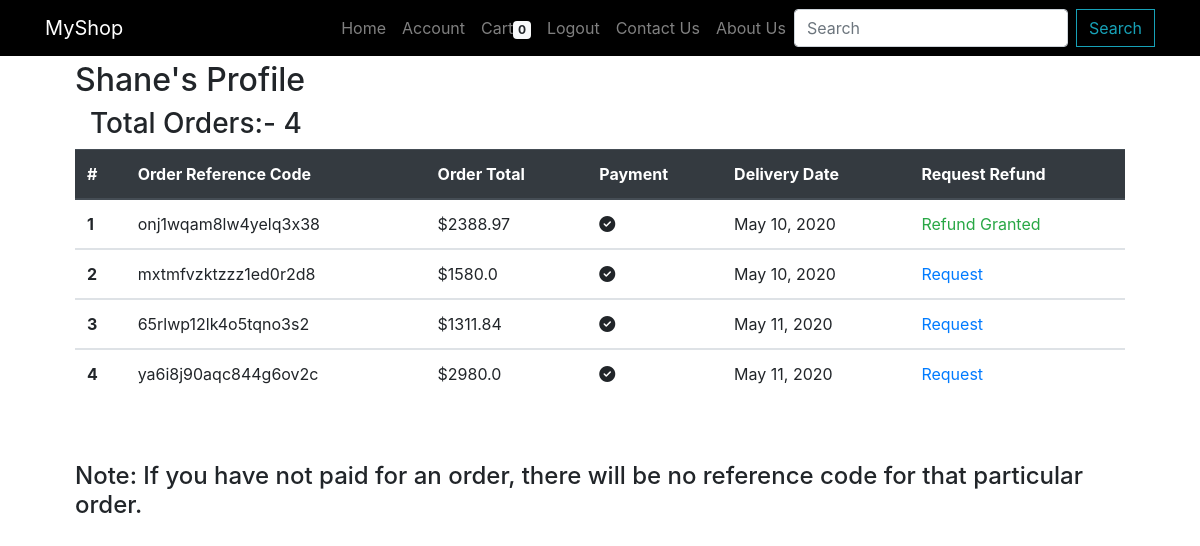
Page /account/ (signed in) on the committed database.
### orders2/models.py (models this page shows, shortened)
class Order(models.Model):
    user = models.ForeignKey(settings.AUTH_USER_MODEL, on_delete=models.CASCADE)
    ref_code = models.CharField(max_length=20)
    ordered = models.BooleanField(default=False)
    items = models.ManyToManyField(OrderItem)
    start_date = models.DateTimeField(auto_now_add= True)
    ordered_date = models.DateTimeField()
    shipping_address = models.ForeignKey('Address', related_name='shipping_address', on_delete=models.SET_NULL, blank=True, null=True)
    billing_address = models.ForeignKey('Address', related_name='billing_address', on_delete=models.SET_NULL, blank=True, null=True)
    payment = models.ForeignKey('Payment', on_delete=models.SET_NULL, blank=True, null=True)
    coupon = models.ForeignKey('Coupon', on_delete=models.SET_NULL, blank=True, null=True)
    being_delivered = models.BooleanField(default=False)
    received = models.BooleanField(default=False)
    refund_requested = models.BooleanField(default=False)
    refund_granted = models.BooleanField(default=False)
    def get_total(self):
        total = 0
        for order_item in self.items.all():
            total += order_item.get_final_price()
        if self.coupon:
            total -= self.coupon.amount
        return total
    def get_delivery_date(self):
        return self.ordered_date.date() + datetime.timedelta(weeks=+1)

class OrderItem(models.Model):
    user = models.ForeignKey(settings.AUTH_USER_MODEL, on_delete=models.CASCADE)
    item  = models.ForeignKey(Item, on_delete=models.CASCADE)
    item_variations = models.ManyToManyField(ItemVariation)
    quantity = models.IntegerField(default=1)
    ordered = models.BooleanField(default=False)
    def get_total_item_price(self):
        return self.quantity * self.item.price
    def get_total_discount_item_price(self):
        return self.quantity * self.item.discount_price
    def get_final_price(self):
        if self.item.discount_price:
            return self.get_total_discount_item_price()
        else:
            return self.get_total_item_price()

class Coupon(models.Model):
    code = models.CharField(max_length=15)
    amount = models.FloatField()

### products/models.py (models this page shows, shortened)
class Item(models.Model):
	title = models.CharField(max_length=120)
	price = models.FloatField()
	discount_price = models.FloatField(blank=True, null=True)
	category = models.CharField(choices=CATEGORY_CHOICES, max_length=120, null=True, blank=True)
	image_url = models.CharField(max_length=2083, null=True, blank=True)
	slug = models.SlugField(null=True, blank=True)
	description = models.TextField(null=True, blank=True)
	class Meta:
	   ordering = ['-category']

### accounts/views.py (the view)
# urls.py: path('account/', accounts_views.account, name='account'),
def account(request):
    return render(request, 'accounts/account.html')

### orders2/templatetags/cart_template_tags.py (called while the page is built)
@register.filter
def cart_item_count(user):
	if user.is_authenticated:
		qs = Order.objects.filter(user=user, ordered=False)
		if qs.exists():
			return qs[0].items.count()
	return 0

### accounts/templates/accounts/account.html (shortened to what this page needs)
{% extends "products/base.html" %}
{% load crispy_forms_tags %}
{% block content %}
    <div class="container">
        <div class="container">
            <h2>{{ user.username }}'s Profile</h2>
            <div class="container">
              <h3>Total Orders:- {{ user.order_set.count }}</h3>
            </div>
            <table class="table">
              <thead class="thead-dark">
                <tr>
                  <th scope="col">#</th>
                  <th scope="col">Order Reference Code</th>
                  <th scope="col">Order Total</th>
                  <th scope="col">Payment</th>
                  <th scope="col">Delivery Date</th>
                  <th scope="col">Request Refund</th>
                </tr>
              </thead>
              {% for order in user.order_set.all %}
                <tbody>
                  <tr>
                    <th scope="row">{{ forloop.counter }}</th>
                    <td>{{ order.ref_code }}</td>
                    <td>${{ order.get_total }}</td>
                    {% if not order.payment %}
                      <td><i class="fa fa-times-circle"></i></td>
                    {% else %}
                      <td><i class="fa fa-check-circle"></i></td>
                    {% endif %}
                    <td>{{ order.get_delivery_date }}</td>
                    {% if order.refund_requested %}
                      <td class="border-0 align-middle text-dark">Requested</td>
                    {% elif order.refund_granted %}
                      <td class="border-0 align-middle text-success">Refund Granted</td>
                    {% else %}
                      <td class="border-0 align-middle"><a href="{% url 'request-refund' %}">Request</a></td>
                    {% endif %}
                  </tr>
                </tbody>
              {% endfor %}
            </table>
            <h4 class="py-5">Note: If you have not paid for an order, there will be no reference code for that particular order.</h4>
{% endblock content %}

### products/templates/products/base.html (shortened to what this page needs)
{% load static %}
{% load cart_template_tags %}
<!DOCTYPE html>
<html>
<head>
    <link rel="stylesheet" href="https://maxcdn.bootstrapcdn.com/bootstrap/4.0.0/css/bootstrap.min.css">
    <link rel="stylesheet" href="https://stackpath.bootstrapcdn.com/bootstrap/4.4.1/css/bootstrap.min.css">
    <link rel="stylesheet" type="text/css" href="{% static 'products/main.css' %}">
</head>
<body>
    <header class="site-header">
      <nav class="navbar navbar-expand-md navbar-dark fixed-top navbar navbar-dark bg-dark">
        <div class="container">
          <a class="navbar-brand mr-4" href="{% url 'myshop-home' %}">MyShop</a>
          <div class="collapse navbar-collapse" id="navbarToggle">
            <div class="navbar-nav">
              <a class="nav-item nav-link" href="{% url 'myshop-home' %}">Home</a>
              {% if user.is_authenticated %}
                <a class="nav-item nav-link" href="{% url 'account' %}">Account</a>
                <a class="nav-item nav-link" href="{% url 'order-summary' %}">Cart<span class="badge badge-light">{{ request.user|cart_item_count }}</span></a>
              {% endif %}
              {% if user.is_authenticated %}
                <a class="nav-item nav-link" href="{% url 'logout' %}">Logout</a>
              {% else %}
                <a class="nav-item nav-link" href="{% url 'login' %}">Login</a>
                <a class="nav-item nav-link" href="{% url 'register' %}">Register</a>
              {% endif %}
              <a class="nav-item nav-link" href="{% url 'myshop-contact' %}">Contact Us</a>
              <a class="nav-item nav-link" href="{% url 'myshop-about' %}">About Us</a>
              <form class="form-inline my-2 my-lg-0" action="/s/">
                <input class="form-control mr-sm-2" type="search" name="search" placeholder="Search" aria-label="Search">
                <button class="btn btn-outline-info my-2 my-sm-0" type="submit">Search</button>
              </form>
            </div>
          </div>
        </div>
      </nav>
    </header>
    <main role="main" class="container">
      <div class="row">
        <div class="col-md-12">
        </div>
      </div>
      <div>
        {% block content %}
        {% endblock %}
      </div>
    </main>
</body>
</html>

### products/static/products/main.css (style rules this page uses)
body { background-color: #ffffff; }
.bg-dark { background-color: #000000!important; }
.btn { border-radius: 0; }
.col-md-12 { margin-top: 60px; }

### rows in the picture
Order: ref_code "onj1wqam8lw4yelq3x38", get_total "2388.97", get_delivery_date "May 10, 2020", refund_requested "Refund Granted"
Order: ref_code "mxtmfvzktzzz1ed0r2d8", get_total "1580.0", get_delivery_date "May 10, 2020", refund_requested "Request"
Order: ref_code "65rlwp12lk4o5tqno3s2", get_total "1311.84", get_delivery_date "May 11, 2020", refund_requested "Request"
Order: ref_code "ya6i8j90aqc844g6ov2c", get_total "2980.0", get_delivery_date "May 11, 2020", refund_requested "Request"

### other values in the picture
{{ request.user|cart_item_count }} "0"
{{ user.username }} "Shane"
{{ user.order_set.count }} "4"
